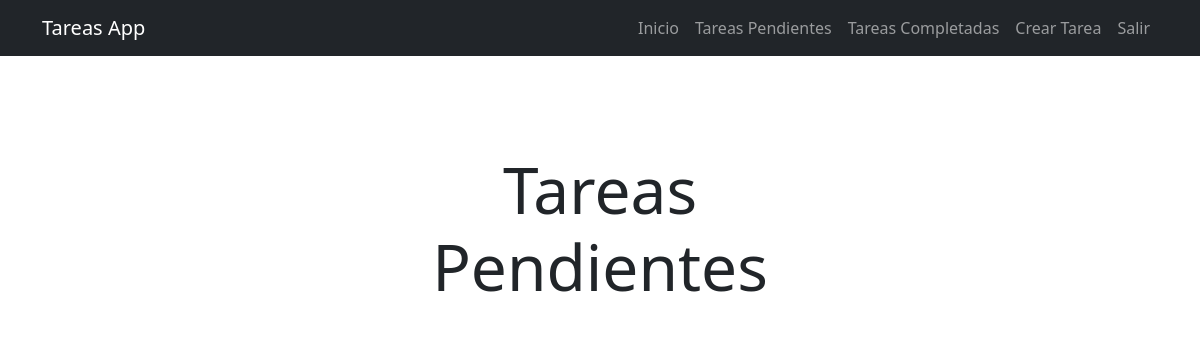
Page /tasks/ (signed in) on the earlier database version.
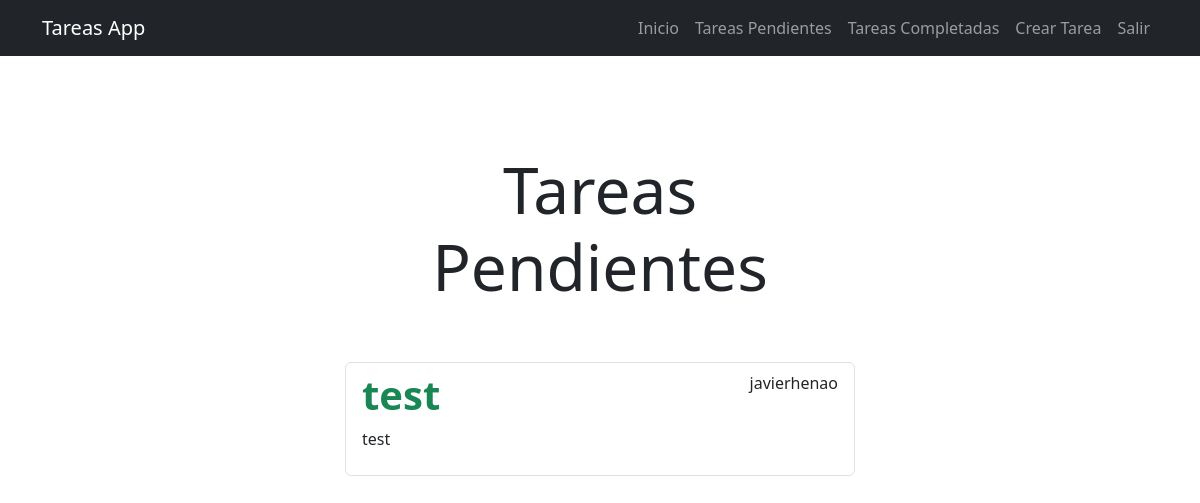
Same page on the later database version.
### tasks/models.py (models this page shows, shortened)
class Task(models.Model):
    title = models.CharField(max_length=200)
    description = models.TextField(blank=True)
    created = models.DateTimeField(auto_now_add=True)
    datecompleted = models.DateTimeField(null=True, blank=True)
    important = models.BooleanField(default=False)
    user = models.ForeignKey(User, on_delete=models.CASCADE)

### tasks/views.py (the view)
# urls.py: path('tasks/', tasks, name='tasks'),
@login_required
def tasks(request):
    task=Task.objects.filter(user=request.user, datecompleted__isnull=True) # Muestra solo las tareas de cada usuario logueado
    return render(request, 'tasks.html', {'tasks': task})

### tasks/templates/tasks.html (shortened to what this page needs)
{% extends "base.html" %} {% block content %}
<main class="container p-5">
    <div class="row">
        <div class="col-md-6 offset-md-3">
            <h1 class="text-center display-3 py-5">Tareas Pendientes</h1>
            <ul class="list-group">
                {% for task in tasks %}
                <a class="list-group-item" href="{% url 'task_detail' task.id %}">
                    <header class="d-flex justify-content-between">
                        {% if task.important %}
                        <h1 class="fw-bold text-success">{{task.title}}</h1>
                        {% else %}
                        <h1 class="fw-bold">{{task.title}}</h1>
                        {% endif %}
                        <p>{{task.user.username}}</p>
                    </header>
                    <p>{{task.description}}</p>
                </a>
                {% endfor %}
            </ul>
        </div>
    </div>
</main>
{% endblock content %}

Differences in the rows shown:
added Task: title "test", user.username "javierhenao", description "test"
